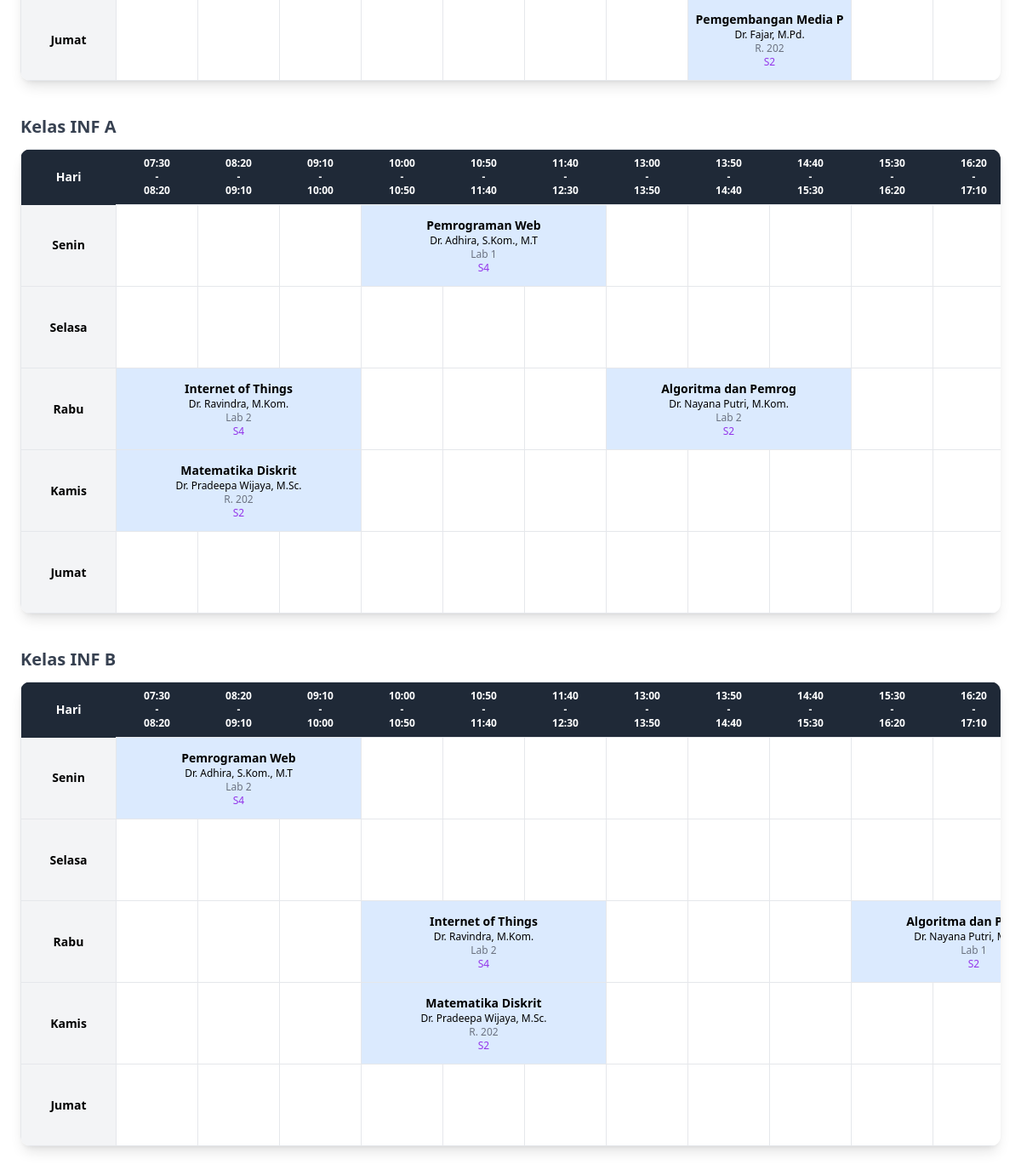
Before: /pages/jadwal.php (middle part) with the older database file.
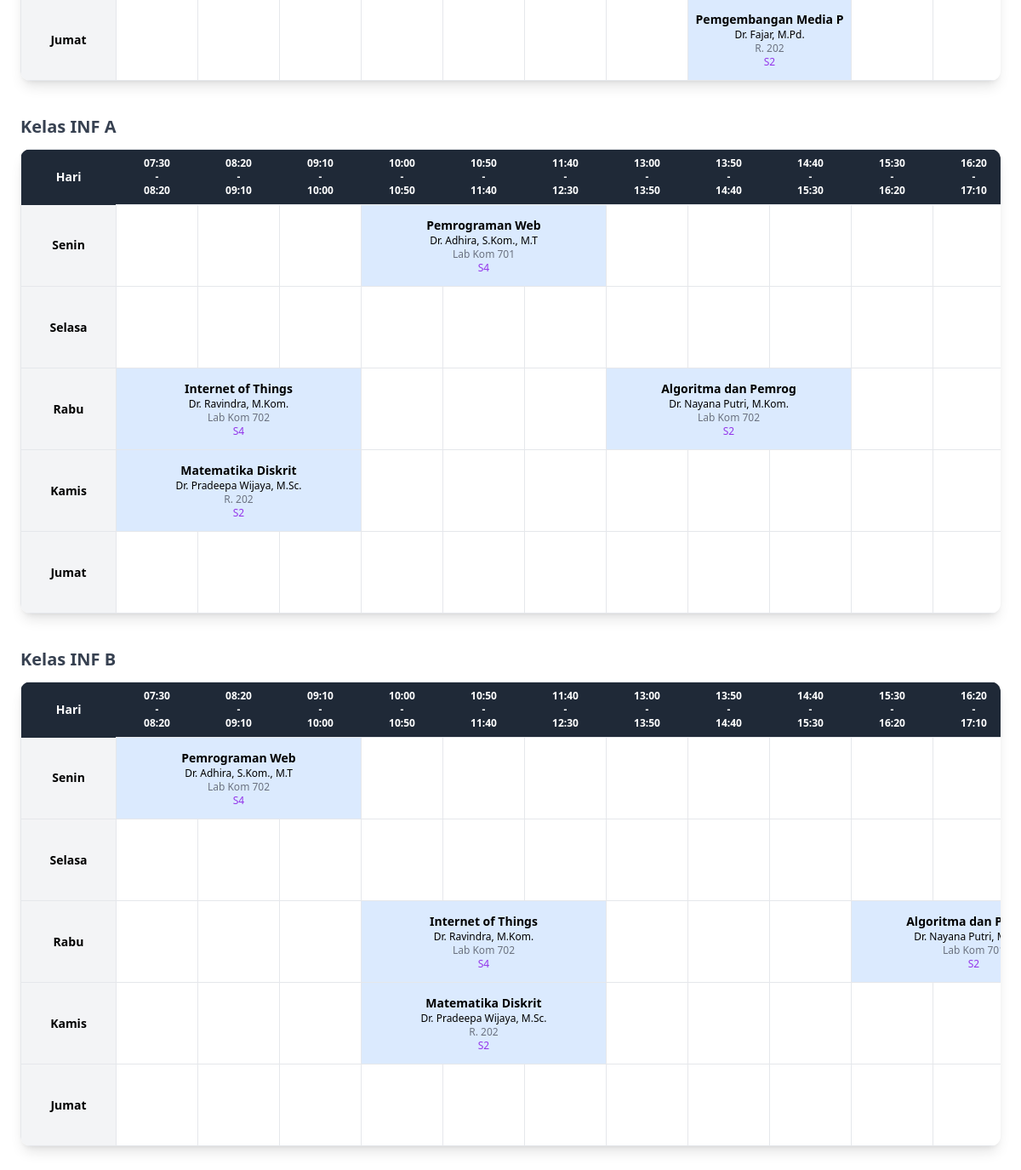
After: the same page with the newer database file.
### tables this page shows
CREATE TABLE `jadwal` (
  `id_jadwal` int NOT NULL,
  `id_mk_prodi` int DEFAULT NULL,
  `id_dosen` int DEFAULT NULL,
  `id_ruangan` int DEFAULT NULL,
  `id_kelas` int DEFAULT NULL,
  `id_tahun_ajar` int DEFAULT NULL,
  `hari` varchar(20) DEFAULT NULL,
  `jam_mulai` time DEFAULT NULL,
  `jam_selesai` time DEFAULT NULL
);

CREATE TABLE `ruangan` (
  `id_ruangan` int NOT NULL,
  `id_gedung` int DEFAULT NULL,
  `nama_ruangan` varchar(50) DEFAULT NULL,
  `kapasitas` int DEFAULT NULL,
  `lantai` int NOT NULL DEFAULT '1'
);

CREATE TABLE `mata_kuliah` (
  `id_mk` int NOT NULL,
  `kode_mk` varchar(20) DEFAULT NULL,
  `nama_mk` varchar(20) DEFAULT NULL,
  `sks` int DEFAULT NULL
);

CREATE TABLE `dosen` (
  `id_dosen` int NOT NULL,
  `id_user` int DEFAULT NULL,
  `id_prodi` int DEFAULT NULL,
  `nidn` varchar(20) DEFAULT NULL,
  `nama_dosen` varchar(100) DEFAULT NULL,
  `email` varchar(100) DEFAULT NULL
);

CREATE TABLE `mk_prodi` (
  `id_mk_prodi` int NOT NULL,
  `id_mk` int DEFAULT NULL,
  `id_prodi` int DEFAULT NULL,
  `semester` int DEFAULT NULL
);

### pages/jadwal.php (the view, shortened to what this page needs)
<?php
require_once __DIR__ . "/../config/koneksi.php";
$query = "
SELECT
jadwal.hari,
jadwal.jam_mulai,
jadwal.jam_selesai,
mata_kuliah.nama_mk,
dosen.nama_dosen,
ruangan.nama_ruangan,
prodi.nama_prodi,
mk_prodi.semester,
kelas.nama_kelas
FROM jadwal
JOIN mk_prodi ON jadwal.id_mk_prodi = mk_prodi.id_mk_prodi
JOIN mata_kuliah ON mk_prodi.id_mk = mata_kuliah.id_mk
JOIN prodi ON mk_prodi.id_prodi = prodi.id_prodi
JOIN dosen ON jadwal.id_dosen = dosen.id_dosen
JOIN ruangan ON jadwal.id_ruangan = ruangan.id_ruangan
JOIN kelas ON jadwal.id_kelas = kelas.id_kelas
WHERE 1=1
";
$query .= " ORDER BY jadwal.hari, jadwal.jam_mulai";
$data = mysqli_query($conn,$query);
$jadwal = [];
while($row = mysqli_fetch_assoc($data)){
    $key = $row['hari']."_".$row['jam_mulai'];
    $jadwal[$key][] = $row;
}
$jadwal_per_kelas = [];
foreach($jadwal as $items){
    foreach($items as $j){
        $kelas_nama = $j['nama_kelas'];
        $jadwal_per_kelas[$kelas_nama][] = $j;
    }
}
$hari = ["Senin","Selasa","Rabu","Kamis","Jumat"];
$start = strtotime("07:30");
$end   = strtotime("18:00");
$timeslots = [];
while($start < $end){
    $next = strtotime("+50 minutes", $start);
    if(date("H:i",$start) == "12:30"){
        $start = strtotime("13:00");
        continue;
    }
    $timeslots[] = [
        'start' => date("H:i",$start),
        'end'   => date("H:i",$next)
    ];
    $start = $next;
}
$now = date("H:i");
?>
<script src="https://cdn.tailwindcss.com"></script>
<div class="max-w-7xl mx-auto p-6">
<?php foreach($jadwal_per_kelas as $kelas_nama => $list_jadwal){ ?>
<div class="mb-10">
<h3 class="text-xl font-bold mb-3 text-gray-700">
Kelas <?= $kelas_nama ?>
</h3>
<div class="bg-white shadow-lg rounded-xl overflow-x-auto">
<table class="w-full table-fixed text-sm text-center border">
<thead class="bg-gray-800 text-white">
<tr>
<th class="p-2 w-28">Hari</th>
<?php foreach($timeslots as $t){
$isNow = ($now >= $t['start'] && $now < $t['end']);
?>
<th class="p-2 text-xs w-24 <?= $isNow ? 'bg-yellow-400 text-black' : '' ?>">
<?= $t['start'] ?><br>-<br><?= $t['end'] ?>
</th>
<?php } ?>
</tr>
</thead>
<tbody>
<?php foreach($hari as $h){ ?>
<tr class="border-b">
<td class="font-semibold bg-gray-100 w-28">
<?= $h ?>
</td>
<?php
$i = 0;
while($i < count($timeslots)){
$slot = $timeslots[$i];
$found = false;
$isNow = ($now >= $slot['start'] && $now < $slot['end']);
foreach($list_jadwal as $data){
$mulai = strtotime($data['jam_mulai']);
$selesai = strtotime($data['jam_selesai']);
$slot_start = strtotime($slot['start']);
$slot_end   = strtotime($slot['end']);
if(
    $data['hari'] == $h &&
    $mulai >= $slot_start &&
    $mulai < $slot_end
){
$durasi = 0;
foreach($timeslots as $ts){
    $ts_start = strtotime($ts['start']);
    $ts_end   = strtotime($ts['end']);
    if($mulai < $ts_end && $selesai > $ts_start){
        $durasi++;
    }
}
?>
<td colspan="<?= $durasi ?>"
class="h-24 border p-2 <?= $isNow ? 'bg-yellow-300' : 'bg-blue-100' ?>">
<div class="truncate font-semibold text-sm">
<?= $data['nama_mk'] ?>
</div>
<div class="text-xs"><?= $data['nama_dosen'] ?></div>
<div class="text-xs text-gray-500"><?= $data['nama_ruangan'] ?></div>
<div class="text-xs text-purple-600">S<?= $data['semester'] ?></div>
</td>
<?php
$i += $durasi;
$found = true;
break;
}
}
if(!$found){
echo '<td class="h-24 border '.($isNow?'bg-yellow-100':'').'"></td>';
$i++;
}
}
?>
</tr>
<?php } ?>
</tbody>
</table>
</div>
</div>
<?php } ?>
</div>

Changed rows visible on the page:
changed through a linked row, jadwal: id_ruangan.nama_ruangan "Lab 1" → "Lab Kom 701"
changed through a linked row, jadwal (number 3 of 9 on the later page): id_ruangan.nama_ruangan "Lab 2" → "Lab Kom 702"
changed through a linked row, jadwal "Algoritma dan Pemrog": id_ruangan.nama_ruangan "Lab 2" → "Lab Kom 702"
changed through a linked row, jadwal (number 6 of 9 on the later page): id_ruangan.nama_ruangan "Lab 2" → "Lab Kom 702"
changed through a linked row, jadwal (number 7 of 9 on the later page): id_ruangan.nama_ruangan "Lab 2" → "Lab Kom 702"
changed through a linked row, jadwal "Algoritma dan…": id_ruangan.nama_ruangan "Lab 1" → "Lab Kom…"
